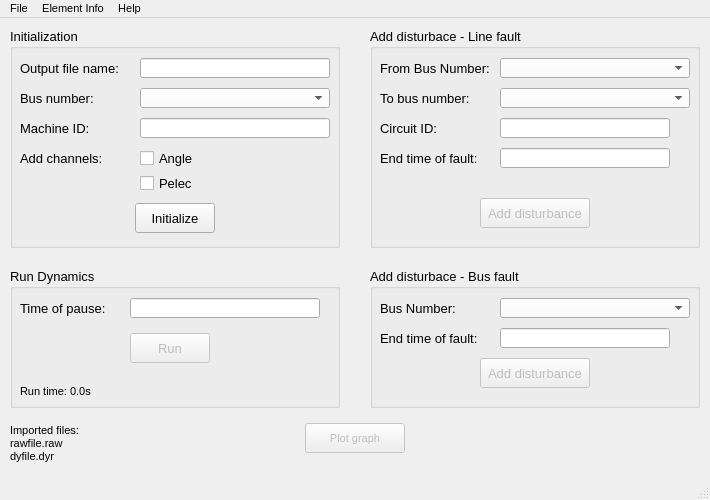
<?xml version="1.0" encoding="UTF-8"?>
<ui version="4.0">
 <class>Window_Machine</class>
 <widget class="QMainWindow" name="Window_Machine">
  <property name="enabled">
   <bool>true</bool>
  </property>
  <property name="geometry">
   <rect>
    <x>0</x>
    <y>0</y>
    <width>710</width>
    <height>500</height>
   </rect>
  </property>
  <property name="minimumSize">
   <size>
    <width>700</width>
    <height>500</height>
   </size>
  </property>
  <property name="font">
   <font>
    <pointsize>8</pointsize>
   </font>
  </property>
  <property name="windowTitle">
   <string>Machine</string>
  </property>
  <widget class="QWidget" name="centralwidget">
   <widget class="QGroupBox" name="groupBox_Initialization">
    <property name="geometry">
     <rect>
      <x>10</x>
      <y>10</y>
      <width>330</width>
      <height>220</height>
     </rect>
    </property>
    <property name="font">
     <font>
      <family>MS Shell Dlg 2</family>
      <pointsize>10</pointsize>
     </font>
    </property>
    <property name="title">
     <string>Initialization</string>
    </property>
    <widget class="QLabel" name="label_FileName">
     <property name="geometry">
      <rect>
       <x>10</x>
       <y>30</y>
       <width>100</width>
       <height>20</height>
      </rect>
     </property>
     <property name="text">
      <string>Output file name:</string>
     </property>
    </widget>
    <widget class="QLineEdit" name="line_FileName">
     <property name="geometry">
      <rect>
       <x>130</x>
       <y>30</y>
       <width>190</width>
       <height>20</height>
      </rect>
     </property>
    </widget>
    <widget class="QLabel" name="label_BusNumber">
     <property name="geometry">
      <rect>
       <x>10</x>
       <y>60</y>
       <width>110</width>
       <height>20</height>
      </rect>
     </property>
     <property name="text">
      <string>Bus number:</string>
     </property>
    </widget>
    <widget class="QComboBox" name="cmbox_BusNumber">
     <property name="geometry">
      <rect>
       <x>130</x>
       <y>60</y>
       <width>190</width>
       <height>20</height>
      </rect>
     </property>
     <property name="palette">
      <palette>
       <active>
        <colorrole role="Button">
         <brush brushstyle="SolidPattern">
          <color alpha="255">
           <red>255</red>
           <green>255</green>
           <blue>255</blue>
          </color>
         </brush>
        </colorrole>
       </active>
       <inactive>
        <colorrole role="Button">
         <brush brushstyle="SolidPattern">
          <color alpha="255">
           <red>255</red>
           <green>255</green>
           <blue>255</blue>
          </color>
         </brush>
        </colorrole>
       </inactive>
       <disabled>
        <colorrole role="Button">
         <brush brushstyle="SolidPattern">
          <color alpha="255">
           <red>255</red>
           <green>255</green>
           <blue>255</blue>
          </color>
         </brush>
        </colorrole>
       </disabled>
      </palette>
     </property>
     <property name="autoFillBackground">
      <bool>false</bool>
     </property>
    </widget>
    <widget class="QLabel" name="label_AddChannels">
     <property name="geometry">
      <rect>
       <x>10</x>
       <y>120</y>
       <width>100</width>
       <height>20</height>
      </rect>
     </property>
     <property name="text">
      <string>Add channels:</string>
     </property>
    </widget>
    <widget class="QCheckBox" name="chkbox_Angle">
     <property name="geometry">
      <rect>
       <x>130</x>
       <y>120</y>
       <width>100</width>
       <height>20</height>
      </rect>
     </property>
     <property name="text">
      <string>Angle</string>
     </property>
    </widget>
    <widget class="QCheckBox" name="chkbox_Pelec">
     <property name="geometry">
      <rect>
       <x>130</x>
       <y>145</y>
       <width>100</width>
       <height>20</height>
      </rect>
     </property>
     <property name="text">
      <string>Pelec</string>
     </property>
    </widget>
    <widget class="QPushButton" name="btn_Initialize">
     <property name="geometry">
      <rect>
       <x>125</x>
       <y>175</y>
       <width>80</width>
       <height>30</height>
      </rect>
     </property>
     <property name="text">
      <string>Initialize</string>
     </property>
    </widget>
    <widget class="QLabel" name="label_MachineId">
     <property name="geometry">
      <rect>
       <x>10</x>
       <y>90</y>
       <width>100</width>
       <height>20</height>
      </rect>
     </property>
     <property name="text">
      <string>Machine ID:</string>
     </property>
    </widget>
    <widget class="QLineEdit" name="line_MachineId">
     <property name="geometry">
      <rect>
       <x>130</x>
       <y>90</y>
       <width>190</width>
       <height>20</height>
      </rect>
     </property>
    </widget>
   </widget>
   <widget class="QGroupBox" name="groupBox_Run">
    <property name="geometry">
     <rect>
      <x>10</x>
      <y>250</y>
      <width>330</width>
      <height>140</height>
     </rect>
    </property>
    <property name="font">
     <font>
      <pointsize>10</pointsize>
     </font>
    </property>
    <property name="title">
     <string>Run Dynamics</string>
    </property>
    <widget class="QLabel" name="label_PauseTime">
     <property name="geometry">
      <rect>
       <x>10</x>
       <y>30</y>
       <width>100</width>
       <height>20</height>
      </rect>
     </property>
     <property name="text">
      <string>Time of pause:</string>
     </property>
    </widget>
    <widget class="QLineEdit" name="line_PauseTime">
     <property name="geometry">
      <rect>
       <x>120</x>
       <y>30</y>
       <width>190</width>
       <height>20</height>
      </rect>
     </property>
    </widget>
    <widget class="QPushButton" name="btn_Run">
     <property name="enabled">
      <bool>false</bool>
     </property>
     <property name="geometry">
      <rect>
       <x>120</x>
       <y>65</y>
       <width>80</width>
       <height>30</height>
      </rect>
     </property>
     <property name="text">
      <string>Run</string>
     </property>
     <property name="shortcut">
      <string>F5</string>
     </property>
    </widget>
    <widget class="QLabel" name="lbl_RunTime">
     <property name="geometry">
      <rect>
       <x>10</x>
       <y>115</y>
       <width>110</width>
       <height>16</height>
      </rect>
     </property>
     <property name="font">
      <font>
       <pointsize>8</pointsize>
      </font>
     </property>
     <property name="text">
      <string>Run time: 0.0s</string>
     </property>
    </widget>
   </widget>
   <widget class="QGroupBox" name="groupBox_LineFault">
    <property name="geometry">
     <rect>
      <x>370</x>
      <y>10</y>
      <width>330</width>
      <height>220</height>
     </rect>
    </property>
    <property name="font">
     <font>
      <pointsize>10</pointsize>
     </font>
    </property>
    <property name="title">
     <string>Add disturbace - Line fault</string>
    </property>
    <widget class="QLabel" name="label_lf_FromNumber">
     <property name="geometry">
      <rect>
       <x>10</x>
       <y>30</y>
       <width>110</width>
       <height>20</height>
      </rect>
     </property>
     <property name="text">
      <string>From Bus Number:</string>
     </property>
    </widget>
    <widget class="QLabel" name="label_lf_CircuitId">
     <property name="geometry">
      <rect>
       <x>10</x>
       <y>90</y>
       <width>100</width>
       <height>20</height>
      </rect>
     </property>
     <property name="text">
      <string>Circuit ID:</string>
     </property>
    </widget>
    <widget class="QLabel" name="label_lf_ToNumber">
     <property name="geometry">
      <rect>
       <x>10</x>
       <y>60</y>
       <width>100</width>
       <height>20</height>
      </rect>
     </property>
     <property name="text">
      <string>To bus number:</string>
     </property>
    </widget>
    <widget class="QLabel" name="label_lf_FaultTime">
     <property name="geometry">
      <rect>
       <x>10</x>
       <y>120</y>
       <width>110</width>
       <height>20</height>
      </rect>
     </property>
     <property name="text">
      <string>End time of fault:</string>
     </property>
    </widget>
    <widget class="QComboBox" name="cmbox_Lf_FromNumber">
     <property name="geometry">
      <rect>
       <x>130</x>
       <y>30</y>
       <width>190</width>
       <height>20</height>
      </rect>
     </property>
     <property name="palette">
      <palette>
       <active>
        <colorrole role="Button">
         <brush brushstyle="SolidPattern">
          <color alpha="255">
           <red>255</red>
           <green>255</green>
           <blue>255</blue>
          </color>
         </brush>
        </colorrole>
       </active>
       <inactive>
        <colorrole role="Button">
         <brush brushstyle="SolidPattern">
          <color alpha="255">
           <red>255</red>
           <green>255</green>
           <blue>255</blue>
          </color>
         </brush>
        </colorrole>
       </inactive>
       <disabled>
        <colorrole role="Button">
         <brush brushstyle="SolidPattern">
          <color alpha="255">
           <red>255</red>
           <green>255</green>
           <blue>255</blue>
          </color>
         </brush>
        </colorrole>
       </disabled>
      </palette>
     </property>
     <property name="autoFillBackground">
      <bool>false</bool>
     </property>
    </widget>
    <widget class="QComboBox" name="cmbox_Lf_ToNumber">
     <property name="geometry">
      <rect>
       <x>130</x>
       <y>60</y>
       <width>190</width>
       <height>20</height>
      </rect>
     </property>
     <property name="palette">
      <palette>
       <active>
        <colorrole role="Button">
         <brush brushstyle="SolidPattern">
          <color alpha="255">
           <red>255</red>
           <green>255</green>
           <blue>255</blue>
          </color>
         </brush>
        </colorrole>
       </active>
       <inactive>
        <colorrole role="Button">
         <brush brushstyle="SolidPattern">
          <color alpha="255">
           <red>255</red>
           <green>255</green>
           <blue>255</blue>
          </color>
         </brush>
        </colorrole>
       </inactive>
       <disabled>
        <colorrole role="Button">
         <brush brushstyle="SolidPattern">
          <color alpha="255">
           <red>255</red>
           <green>255</green>
           <blue>255</blue>
          </color>
         </brush>
        </colorrole>
       </disabled>
      </palette>
     </property>
     <property name="autoFillBackground">
      <bool>false</bool>
     </property>
    </widget>
    <widget class="QLineEdit" name="line_Lf_CircuitId">
     <property name="geometry">
      <rect>
       <x>130</x>
       <y>90</y>
       <width>170</width>
       <height>20</height>
      </rect>
     </property>
    </widget>
    <widget class="QLineEdit" name="line_Lf_FaultTime">
     <property name="geometry">
      <rect>
       <x>130</x>
       <y>120</y>
       <width>170</width>
       <height>20</height>
      </rect>
     </property>
    </widget>
    <widget class="QPushButton" name="btn_Lf_AddDisturbance">
     <property name="enabled">
      <bool>false</bool>
     </property>
     <property name="geometry">
      <rect>
       <x>110</x>
       <y>170</y>
       <width>110</width>
       <height>30</height>
      </rect>
     </property>
     <property name="text">
      <string>Add disturbance</string>
     </property>
    </widget>
   </widget>
   <widget class="QGroupBox" name="groupBox_BusFault">
    <property name="geometry">
     <rect>
      <x>370</x>
      <y>250</y>
      <width>330</width>
      <height>140</height>
     </rect>
    </property>
    <property name="font">
     <font>
      <pointsize>10</pointsize>
     </font>
    </property>
    <property name="title">
     <string>Add disturbace - Bus fault</string>
    </property>
    <widget class="QLabel" name="label_bf_BusNumber">
     <property name="geometry">
      <rect>
       <x>10</x>
       <y>30</y>
       <width>110</width>
       <height>20</height>
      </rect>
     </property>
     <property name="text">
      <string>Bus Number:</string>
     </property>
    </widget>
    <widget class="QLabel" name="label_bf_FaultTime">
     <property name="geometry">
      <rect>
       <x>10</x>
       <y>60</y>
       <width>110</width>
       <height>20</height>
      </rect>
     </property>
     <property name="text">
      <string>End time of fault:</string>
     </property>
    </widget>
    <widget class="QComboBox" name="cmbox_Bf_BusNumber">
     <property name="geometry">
      <rect>
       <x>130</x>
       <y>30</y>
       <width>190</width>
       <height>20</height>
      </rect>
     </property>
     <property name="palette">
      <palette>
       <active>
        <colorrole role="Button">
         <brush brushstyle="SolidPattern">
          <color alpha="255">
           <red>255</red>
           <green>255</green>
           <blue>255</blue>
          </color>
         </brush>
        </colorrole>
       </active>
       <inactive>
        <colorrole role="Button">
         <brush brushstyle="SolidPattern">
          <color alpha="255">
           <red>255</red>
           <green>255</green>
           <blue>255</blue>
          </color>
         </brush>
        </colorrole>
       </inactive>
       <disabled>
        <colorrole role="Button">
         <brush brushstyle="SolidPattern">
          <color alpha="255">
           <red>255</red>
           <green>255</green>
           <blue>255</blue>
          </color>
         </brush>
        </colorrole>
       </disabled>
      </palette>
     </property>
     <property name="autoFillBackground">
      <bool>false</bool>
     </property>
    </widget>
    <widget class="QLineEdit" name="line_Bf_FaultTime">
     <property name="geometry">
      <rect>
       <x>130</x>
       <y>60</y>
       <width>170</width>
       <height>20</height>
      </rect>
     </property>
    </widget>
    <widget class="QPushButton" name="btn_Bf_AddDisturbance">
     <property name="enabled">
      <bool>false</bool>
     </property>
     <property name="geometry">
      <rect>
       <x>110</x>
       <y>90</y>
       <width>110</width>
       <height>30</height>
      </rect>
     </property>
     <property name="text">
      <string>Add disturbance</string>
     </property>
    </widget>
   </widget>
   <widget class="QPushButton" name="btn_PlotGraph">
    <property name="enabled">
     <bool>false</bool>
    </property>
    <property name="geometry">
     <rect>
      <x>305</x>
      <y>405</y>
      <width>100</width>
      <height>30</height>
     </rect>
    </property>
    <property name="text">
     <string>Plot graph</string>
    </property>
    <property name="shortcut">
     <string>Ctrl+P</string>
    </property>
   </widget>
   <widget class="QLabel" name="lbl_Imported">
    <property name="geometry">
     <rect>
      <x>10</x>
      <y>405</y>
      <width>160</width>
      <height>40</height>
     </rect>
    </property>
    <property name="font">
     <font>
      <pointsize>8</pointsize>
     </font>
    </property>
    <property name="text">
     <string>Imported files:
rawfile.raw
dyfile.dyr</string>
    </property>
   </widget>
  </widget>
  <widget class="QMenuBar" name="menubar">
   <property name="geometry">
    <rect>
     <x>0</x>
     <y>0</y>
     <width>710</width>
     <height>18</height>
    </rect>
   </property>
   <widget class="QMenu" name="menuImport">
    <property name="title">
     <string>File</string>
    </property>
    <widget class="QMenu" name="menuImport_2">
     <property name="title">
      <string>Import</string>
     </property>
     <addaction name="action_Raw"/>
     <addaction name="action_Sav"/>
     <addaction name="separator"/>
     <addaction name="action_Dyr"/>
     <addaction name="action_Snp"/>
    </widget>
    <addaction name="menuImport_2"/>
    <addaction name="action_PlotGraph"/>
   </widget>
   <widget class="QMenu" name="menuElement_Info">
    <property name="title">
     <string>Element Info</string>
    </property>
    <addaction name="action_Bus"/>
    <addaction name="action_Branch"/>
    <addaction name="action_Machine"/>
    <addaction name="separator"/>
    <addaction name="action_ShowGrid"/>
   </widget>
   <widget class="QMenu" name="menuHelp">
    <property name="title">
     <string>Help</string>
    </property>
   </widget>
   <addaction name="menuImport"/>
   <addaction name="menuElement_Info"/>
   <addaction name="menuHelp"/>
  </widget>
  <widget class="QStatusBar" name="statusbar"/>
  <action name="action_Raw">
   <property name="text">
    <string>RAW</string>
   </property>
   <property name="statusTip">
    <string>Read a Power Flow Raw Data File</string>
   </property>
  </action>
  <action name="action_Sav">
   <property name="text">
    <string>Saved Case</string>
   </property>
   <property name="statusTip">
    <string>Read a Saved Case File</string>
   </property>
  </action>
  <action name="action_Dyr">
   <property name="text">
    <string>Dynamics Data File</string>
   </property>
   <property name="statusTip">
    <string>Read a Dynamics Data File</string>
   </property>
  </action>
  <action name="action_Snp">
   <property name="text">
    <string>Dynamics Snapshot File</string>
   </property>
   <property name="statusTip">
    <string>Read a dynamics Snapshot File</string>
   </property>
  </action>
  <action name="action_Bus">
   <property name="text">
    <string>Bus</string>
   </property>
   <property name="shortcut">
    <string>F9</string>
   </property>
  </action>
  <action name="action_Branch">
   <property name="text">
    <string>Branch</string>
   </property>
   <property name="shortcut">
    <string>F10</string>
   </property>
  </action>
  <action name="action_Machine">
   <property name="text">
    <string>Machine</string>
   </property>
   <property name="shortcut">
    <string>F11</string>
   </property>
  </action>
  <action name="action_PlotGraph">
   <property name="text">
    <string>Plot graph</string>
   </property>
  </action>
  <action name="action_ShowGrid">
   <property name="text">
    <string>Show Grid</string>
   </property>
   <property name="shortcut">
    <string>F12</string>
   </property>
  </action>
 </widget>
 <resources/>
 <connections/>
</ui>
